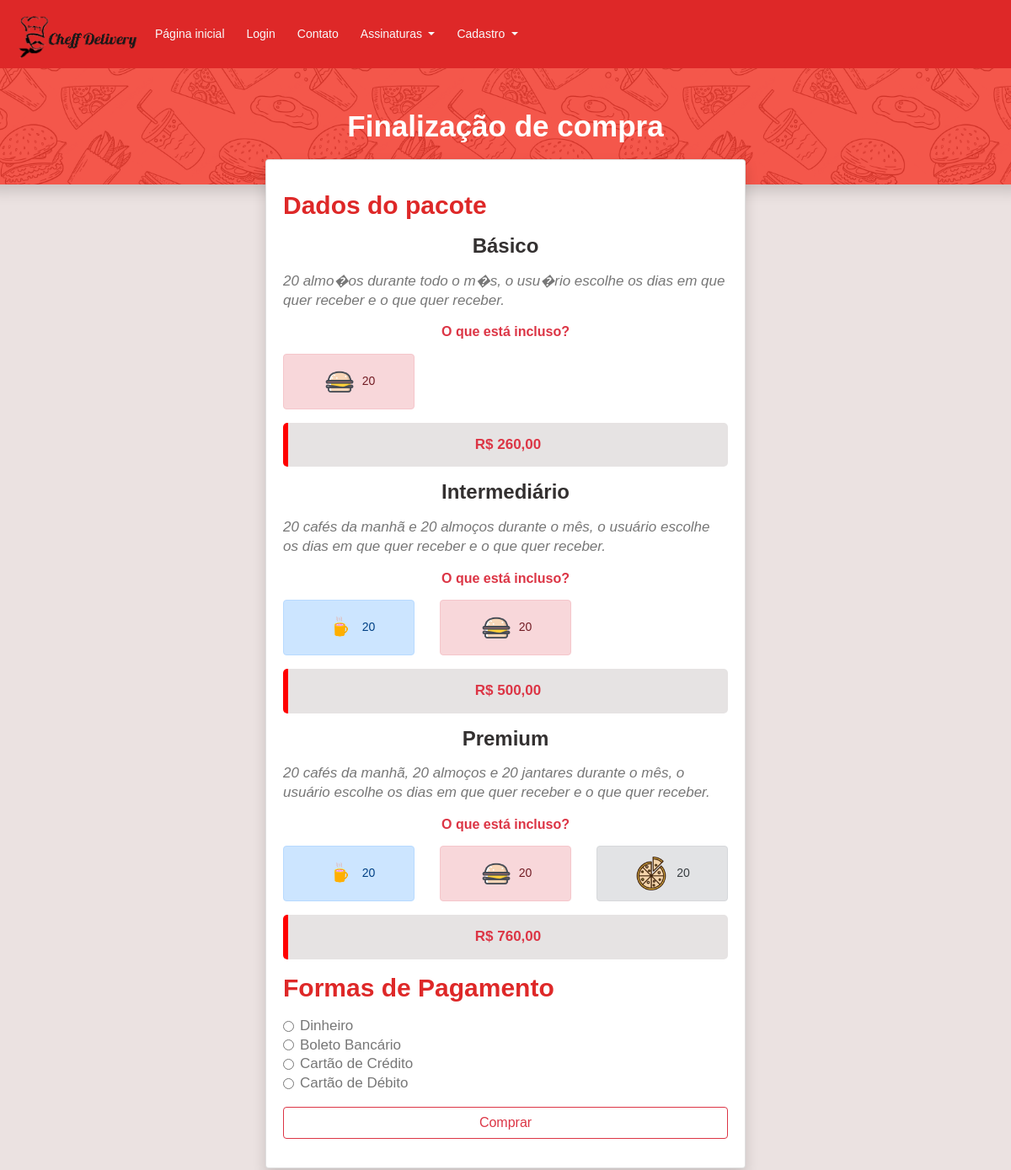
Before: /finalizacao.php (upper part) with the older database file.
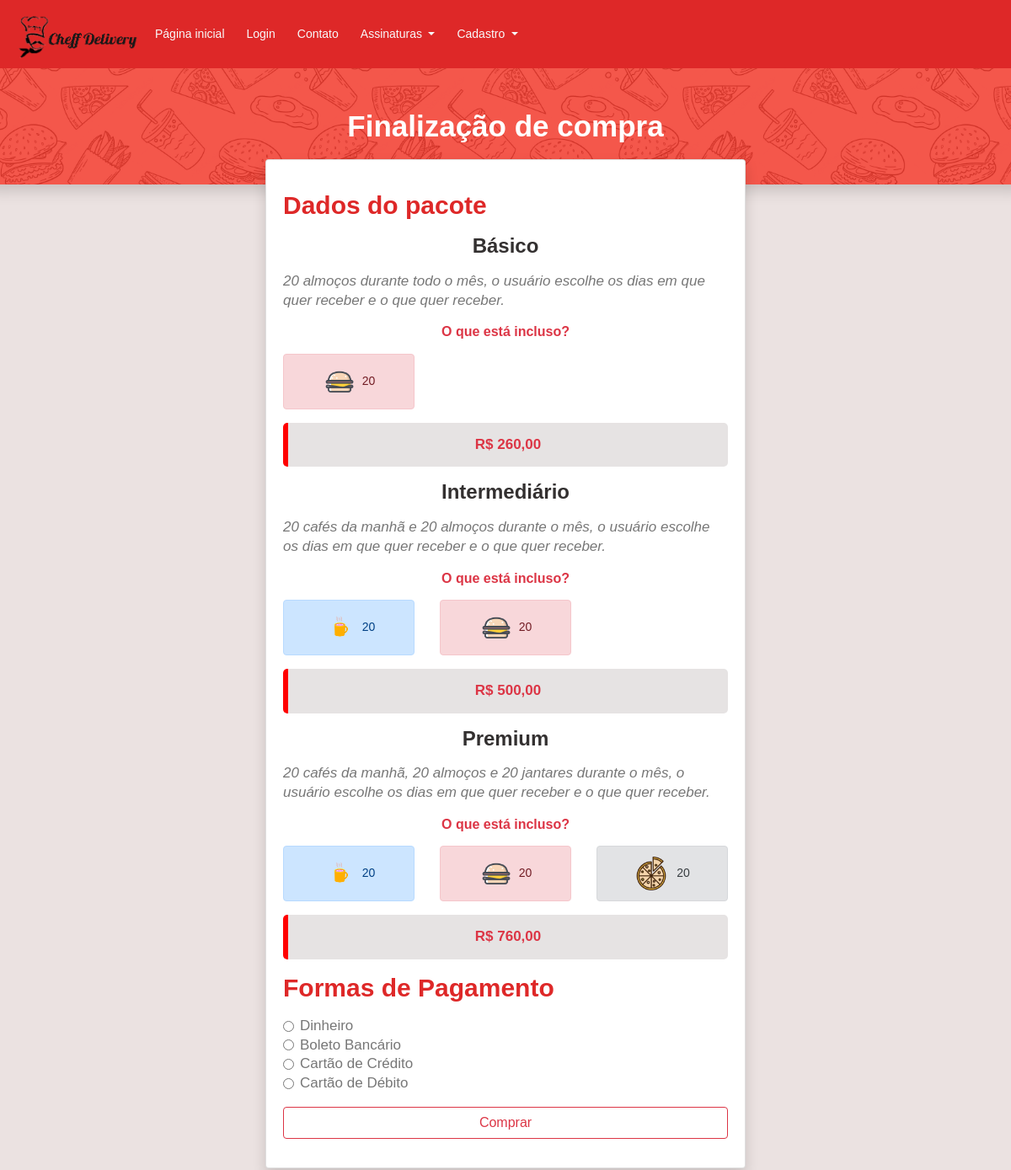
After: the same page with the newer database file.
### tables this page shows
CREATE TABLE `pacotes` (
  `id` int(11) NOT NULL,
  `nome_pacote` varchar(255) NOT NULL,
  `nome_imagem` varchar(255) NOT NULL,
  `descricao_pacote` varchar(255) NOT NULL,
  `preco_pacote` varchar(255) NOT NULL,
  `quantidade_cafe` int(11) NOT NULL,
  `quantidade_almoco` int(11) NOT NULL,
  `quantidade_jantar` int(11) NOT NULL
);

### classes/site.class.php (called while the page is built, shortened)
<?php
class Site {
	public static function Navbar() {
		require_once "include/navbar.php";
	}
}
?>

### finalizacao.php (the view, shortened to what this page needs)
<?php
require_once"backends/finalizacao.php";
$lista = "SELECT * FROM pacotes";
$queryPacote = mysqli_query($con, $lista);
$lista = mysqli_fetch_all($queryPacote, MYSQLI_ASSOC);
?>
<!DOCTYPE html>
<html>
<head>
	<link rel="stylesheet" type="text/css" href="media/css/estilos.css">
	<link rel="stylesheet" href="https://stackpath.bootstrapcdn.com/bootstrap/4.3.1/css/bootstrap.min.css">
  <link rel="stylesheet" href="media/css/main.css">
</head>
<body style="background-color: rgb(235, 226, 225);">
  <?php require_once "header.php"; ?>
  <div class="row">
    <div class="shadow " style="  background-color: #f2392c ;
    background-image: url('media/images/food-pattern.png');
    min-height: 100px;
    min-width: 100%;
    background-size: 30%;
    background-position: center 1050px;" >
    <div class="text-center my-5">
      <h1 class="text-white mb-5" style="font-size: 35px;">Finalização de compra</h1>
    </div>
  </div>
</div>
<div class="col-10 col-md-6 mt-5 offset-md-3 offset-1" style="margin-top: -30px !important;">
  <div class="card shadow">
    <div class="card-body" >
      <form method="post" action="">
        <h2 class="mb-3 mt-3" style="color: #de2828;">Dados do pacote</h2>
        <?php foreach ($lista as $item) { ?>
          <h3 class="nome_pacote mb-3 text-center"><?=utf8_encode($item['nome_pacote'])?></h3>
          <p class="font-italic" style="font-size: 17px;"><?=utf8_encode($item['descricao_pacote'])?></p>
          <h5 class="text-danger text-center mb-3">O que está incluso?</h5>
          <div class="row">
            <?php if ($item['quantidade_cafe'] != 0) { ?>
              <div class="col-md-4 m-0" role="alert">
                <div class="alert alert-primary text-center">
                  <img src="media/images/icone-cafe.png" style="max-height: 40px; margin-right: 7px;"><?=$item['quantidade_cafe']?><br>
                </div>
              </div>
            <?php } ?>
            <?php if ($item['quantidade_almoco'] != 0) { ?>
              <div class=" col-md-4 m-0" role="alert">
                <div class="alert alert-danger text-center">
                  <img src="media/images/hamburger.png" style="max-height: 40px; margin-right: 7px;"><?=$item['quantidade_almoco']?><br>
                </div>
              </div>
            <?php } ?>
            <?php if ($item['quantidade_jantar'] != 0) { ?>
              <div class=" col-md-4 m-0" role="alert">
                <div class="alert alert-secondary text-center">
                  <img src="media/images/pizza.png" style="max-height: 40px; margin-right: 10px; "><?=$item['quantidade_jantar']?>
                </div>
              </div>
            <?php } ?>
          </div>
          <p class="font-weight-bold text-center text-danger box  "><?=$item['preco_pacote']?></p>
        <?php } ?>
        <h2 class="mb-3 mt-3" style="color: #de2828;">Formas de Pagamento</h2>
        <div class="form-check">
         <input class="form-check-input" type="radio" name="forma_pagamento" id="dinheiro" value="dinheiro" >
         <label class="form-check-label" for="dinheiro" style="font-size: 17px;">Dinheiro</label>
       </div>
       <div class="form-check">
         <input class="form-check-input" type="radio" name="forma_pagamento" id="boleto_bancario" value="boleto_bancario" >
         <label class="form-check-label" for="boleto_bancario" style="font-size: 17px;">Boleto Bancário</label>
       </div>
       <div class="form-check">
        <input class="form-check-input" type="radio" name="forma_pagamento" id="cartao_credito" value="cartao_credito">
        <label class="form-check-label" for="cartao_credito" style="font-size: 17px;">Cartão de Crédito</label>
      </div>
      <div class="form-check">
        <input class="form-check-input" type="radio" name="forma_pagamento" id="cartao_debit" value="cartao_debito" >
        <label class="form-check-label" for="cartao_debito" style="font-size: 17px;">Cartão de Débito</label>
      </div>
      <button class="btn btn-outline-danger col-md-12 mt-3" name="btyComprar">Comprar</button>
    </form>
  </div>
</div>
</div>
</body>
</html>

### header.php (shortened to what this page needs)
<?php
require_once"classes/site.class.php";
?>
<header>
  <nav class="navbar navbar-expand-lg navbar-light"  style="background-color: #de2828; width: 100%;">
    <a href="index.php"><img src="media/images/cheffmenu2.png" style="height: 65px; width: 150px"></a>
    <div class="collapse navbar-collapse" id="navbarSupportedContent">
      <ul class="navbar-nav mr-auto">
        <?php if ($_SESSION['nome_usuario'] != 'Administrador') { ?>
          <li class="nav-item active">
            <a class="nav-link text-light" href="index.php" style="margin-left: 10px;">Página inicial <span class="sr-only">(current)</span></a>
          </li>
          <li class="nav-item">
            <a class="nav-link text-light" href="login.php" style="margin-left: 10px;">Login</a>
          </li>
          <li class="nav-item">
            <a class="nav-link text-light" href="contato.php" style="margin-left: 10px;">Contato</a>
          </li>
          <li class="nav-item dropdown">
            <a class="nav-link dropdown-toggle text-light" href="#" id="navbarDropdown" role="button" data-toggle="dropdown" aria-haspopup="true" aria-expanded="false" style="margin-left: 10px;">
              Assinaturas
            </a>
          </li>
          <?php if(!isset($_SESSION['logado'])) { ?>
            <li class="nav-item dropdown">
              <a class="nav-link dropdown-toggle text-light" href="#" id="navbarDropdown2" role="button" data-toggle="dropdown" aria-haspopup="true" aria-expanded="false" style="margin-left: 10px;">
                Cadastro
              </a>
            </li>
          <?php } ?>
        <?php } ?>
      </ul>
      <?php Site::Navbar(); ?>
    </div>
  </nav>
</header>

### include/navbar.php (shortened to what this page needs)
<!DOCTYPE html>
<html>
<head>
</head>
<body>
</body>
</html>

### media/css/estilos.css (style rules this page uses)
* { font-family: arial !important; }
.box { background-color: #e6e3e3; border-left: 6px solid red; border-radius: 5px; padding: 15px; color: #4f4d4d; font-size: 17px; font-weight: 600; }
.nome_pacote { color: #333030; }

### media/css/main.css (style rules this page uses)
body { color:#777;font-family:"Poppins",sans-serif;font-size:14px;font-weight:300;line-height:1.625em;position:relative }
ol,ul { margin:0;padding:0;list-style:none }
a { -webkit-transition:all 0.3s ease 0s;-moz-transition:all 0.3s ease 0s;-o-transition:all 0.3s ease 0s;transition:all 0.3s ease 0s }
a,a:focus,a:hover { text-decoration:none;outline:0 }
h1,h2,h3,h4,h5,h6 { font-family:"Poppins",sans-serif;color:#222;line-height:1.2em !important;margin-bottom:0;margin-top:0;font-weight:600 }
h1,.h1 { font-size:36px }
h2,.h2 { font-size:30px }
h3,.h3 { font-size:24px }
h5,.h5 { font-size:16px }
.mb-5 { margin-bottom:5px }
.text-white { color:#fff }
.text-center { text-align:center }
h1 { font-size:36px }
h2 { font-size:30px }
h3 { font-size:24px }
h5 { font-size:16px }
h1,h2,h3,h4,h5,h6 { line-height:1.5em }

Changed rows visible on the page:
changed pacotes "Básico": descricao_pacote "20 almo�os durante todo o m�s, o usu�rio escolhe os dias em que quer receber e o que quer receber." → "20 almoços durante todo o mês, o usuário escolhe os dias em que quer receber e o que quer receber."
